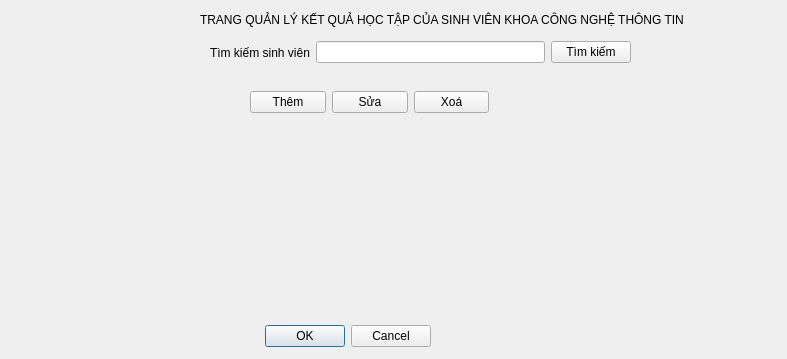
<?xml version="1.0" encoding="UTF-8"?>
<ui version="4.0">
 <class>quanlyketquahoctap</class>
 <widget class="QDialog" name="quanlyketquahoctap">
  <property name="geometry">
   <rect>
    <x>0</x>
    <y>0</y>
    <width>787</width>
    <height>359</height>
   </rect>
  </property>
  <property name="windowTitle">
   <string>Dialog</string>
  </property>
  <widget class="QDialogButtonBox" name="buttonBox">
   <property name="geometry">
    <rect>
     <x>90</x>
     <y>320</y>
     <width>341</width>
     <height>32</height>
    </rect>
   </property>
   <property name="orientation">
    <enum>Qt::Horizontal</enum>
   </property>
   <property name="standardButtons">
    <set>QDialogButtonBox::Cancel|QDialogButtonBox::Ok</set>
   </property>
  </widget>
  <widget class="QLabel" name="label">
   <property name="geometry">
    <rect>
     <x>200</x>
     <y>10</y>
     <width>491</width>
     <height>20</height>
    </rect>
   </property>
   <property name="text">
    <string>TRANG QUẢN LÝ KẾT QUẢ HỌC TẬP CỦA SINH VIÊN KHOA CÔNG NGHỆ THÔNG TIN</string>
   </property>
  </widget>
  <widget class="QWidget" name="">
   <property name="geometry">
    <rect>
     <x>250</x>
     <y>90</y>
     <width>239</width>
     <height>25</height>
    </rect>
   </property>
   <layout class="QHBoxLayout" name="horizontalLayout_2">
    <item>
     <widget class="QPushButton" name="pushButton">
      <property name="text">
       <string>Thêm</string>
      </property>
     </widget>
    </item>
    <item>
     <widget class="QPushButton" name="pushButton_2">
      <property name="text">
       <string>Sửa</string>
      </property>
     </widget>
    </item>
    <item>
     <widget class="QPushButton" name="pushButton_3">
      <property name="text">
       <string>Xoá</string>
      </property>
     </widget>
    </item>
   </layout>
  </widget>
  <widget class="QWidget" name="">
   <property name="geometry">
    <rect>
     <x>210</x>
     <y>40</y>
     <width>421</width>
     <height>25</height>
    </rect>
   </property>
   <layout class="QHBoxLayout" name="horizontalLayout_3">
    <item>
     <layout class="QHBoxLayout" name="horizontalLayout">
      <item>
       <widget class="QLabel" name="label_2">
        <property name="text">
         <string>Tìm kiếm sinh viên</string>
        </property>
       </widget>
      </item>
      <item>
       <widget class="QLineEdit" name="lineEdit"/>
      </item>
     </layout>
    </item>
    <item>
     <widget class="QPushButton" name="pushButton_4">
      <property name="text">
       <string>Tìm kiếm</string>
      </property>
     </widget>
    </item>
   </layout>
  </widget>
 </widget>
 <resources/>
 <connections>
  <connection>
   <sender>buttonBox</sender>
   <signal>accepted()</signal>
   <receiver>quanlyketquahoctap</receiver>
   <slot>accept()</slot>
   <hints>
    <hint type="sourcelabel">
     <x>248</x>
     <y>254</y>
    </hint>
    <hint type="destinationlabel">
     <x>157</x>
     <y>274</y>
    </hint>
   </hints>
  </connection>
  <connection>
   <sender>buttonBox</sender>
   <signal>rejected()</signal>
   <receiver>quanlyketquahoctap</receiver>
   <slot>reject()</slot>
   <hints>
    <hint type="sourcelabel">
     <x>316</x>
     <y>260</y>
    </hint>
    <hint type="destinationlabel">
     <x>286</x>
     <y>274</y>
    </hint>
   </hints>
  </connection>
 </connections>
</ui>
